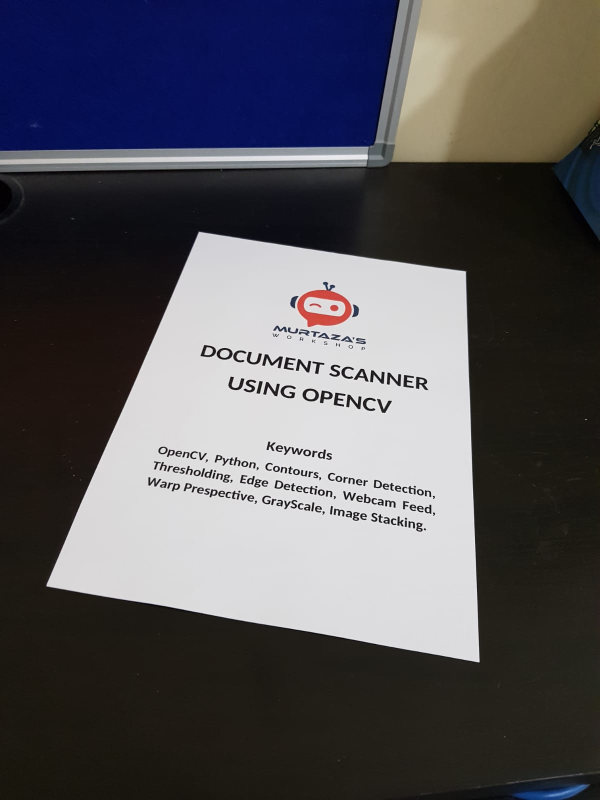
#> input picture Resources/1.jpg, 1200 x 1600 px, given in place of the camera (shown at 1/2 size)
$ python web_cam_color.py
#> lines starting #> are read from the running program, lines starting #| are printed output that depends on the picture; after the words box and inside, x2 and y2 are one past the last pixel; in counts of white or black regions, pixels touching at a corner belong together
import cv2
import numpy as np

cap = cv2.VideoCapture(0)
cap.set(10,100)

def empty(a):
    pass

def getContours(img):
    contours, hierarchy = cv2.findContours(img,cv2.RETR_TREE,cv2.CHAIN_APPROX_NONE)
    for cnt in contours:
        area = cv2.contourArea(cnt)
        if area>0:
            cv2.drawContours(imgContour,cnt,-1,(255,255,255),4)
            peri = cv2.arcLength(cnt,False)
            approx = cv2.approxPolyDP(cnt,0.1*peri,False)
            x, y, w, h = cv2.boundingRect(approx)
            cv2.rectangle(imgContour, (x, y), (x + w, y + h), (255, 0, 0), 2)

def stackImages(scale,imgArray):
    rows = len(imgArray)
    cols = len(imgArray[0])
    rowsAvailable = isinstance(imgArray[0], list)
    width = imgArray[0][0].shape[1]
    height = imgArray[0][0].shape[0]
    if rowsAvailable:
        for x in range ( 0, rows):
            for y in range(0, cols):
                if imgArray[x][y].shape[:2] == imgArray[0][0].shape [:2]:
                    imgArray[x][y] = cv2.resize(imgArray[x][y], (0, 0), None, scale, scale)
                else:
                    imgArray[x][y] = cv2.resize(imgArray[x][y], (imgArray[0][0].shape[1], imgArray[0][0].shape[0]), None, scale, scale)
                if len(imgArray[x][y].shape) == 2: imgArray[x][y]= cv2.cvtColor( imgArray[x][y], cv2.COLOR_GRAY2BGR)
        imageBlank = np.zeros((height, width, 3), np.uint8)
        hor = [imageBlank]*rows
        hor_con = [imageBlank]*rows
        for x in range(0, rows):
            hor[x] = np.hstack(imgArray[x])
        ver = np.vstack(hor)
    else:
        for x in range(0, rows):
            if imgArray[x].shape[:2] == imgArray[0].shape[:2]:
                imgArray[x] = cv2.resize(imgArray[x], (0, 0), None, scale, scale)
            else:
                imgArray[x] = cv2.resize(imgArray[x], (imgArray[0].shape[1], imgArray[0].shape[0]), None,scale, scale)
            if len(imgArray[x].shape) == 2: imgArray[x] = cv2.cvtColor(imgArray[x], cv2.COLOR_GRAY2BGR)
        hor= np.hstack(imgArray)
        ver = hor
    return ver

#Blue
B_h_min = 69
B_h_max = 129
B_s_min = 86
B_s_max = 255
B_v_min = 72
B_v_max = 255

#Green
G_h_min = 26
G_h_max = 86
G_s_min = 84
G_s_max = 255
G_v_min = 0
G_v_max = 255


cv2.namedWindow("TrackBar")
cv2.resizeWindow("TrackBar",640,240)
cv2.createTrackbar("MinVal","TrackBar",0,300,empty)
cv2.createTrackbar("MaxVal","TrackBar",300,300,empty)
cv2.createTrackbar("Edge","TrackBar",3,20,empty)
cv2.createTrackbar("Ape","TrackBar",3,20,empty)

while True:
    success,img = cap.read()
#> img is the input picture: shape (1600, 1200, 3); mean B, G, R 89.7, 85.2, 86.8
    imgHSV = cv2.cvtColor(img,cv2.COLOR_BGR2HSV)
#> imgHSV: shape (1600, 1200, 3); mean H, S, V 64.3, 77.4, 97.1
    imgContour = img.copy()

    MinVal = cv2.getTrackbarPos("MinVal", "TrackBar")
    MaxVal = cv2.getTrackbarPos("MaxVal", "TrackBar")
    edge = cv2.getTrackbarPos("Edge","TrackBar")
    ape = cv2.getTrackbarPos("Ape","TrackBar")

    Blue_lower = np.array([B_h_min,B_s_min,B_v_min])
    Blue_upper = np.array([B_h_max,B_s_max,B_v_max])
    Blue_mask = cv2.inRange(imgHSV,Blue_lower,Blue_upper)
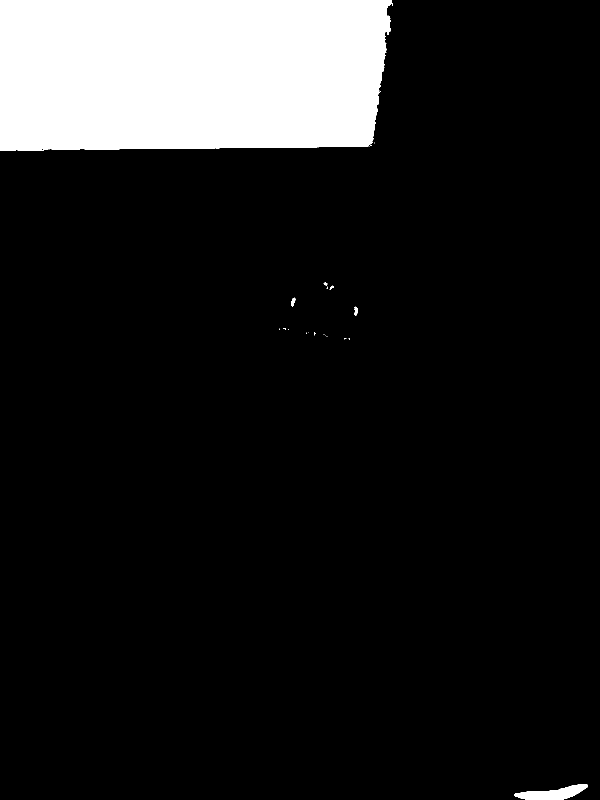
#> Blue_mask: shape (1600, 1200) (shown at 1/2 size); 12% white; 29 white regions (23 under 20 px), largest, box (x1, y1, x2, y2) and area: (0, 0, 786, 302) 226765, (1028, 1568, 1176, 1600) 2506, (708, 613, 716, 631) 93, (582, 595, 592, 613) 91, (659, 572, 668, 579) 31, (647, 565, 655, 572) 28

    Green_lower = np.array([G_h_min,G_s_min,G_v_min])
    Green_upper = np.array([G_h_max,G_s_max,G_v_max])
    Green_mask = cv2.inRange(imgHSV,Green_lower,Green_upper)
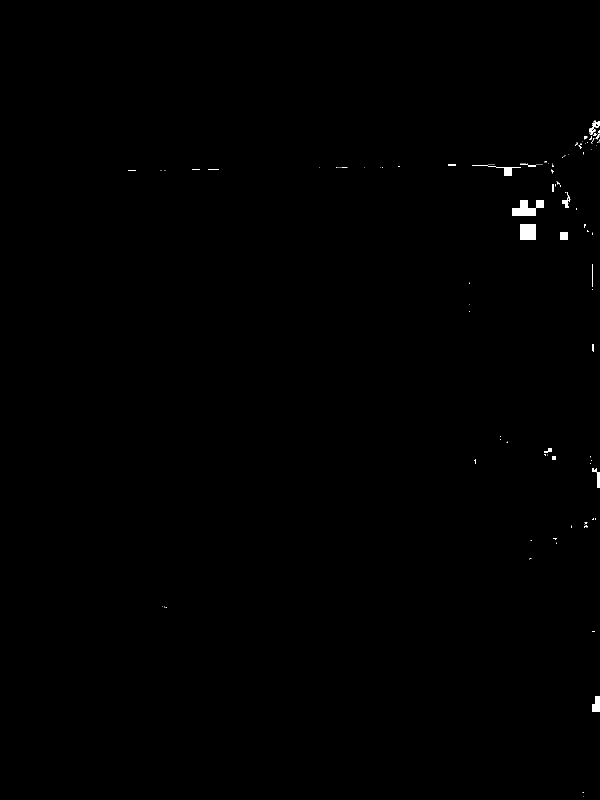
#> Green_mask: shape (1600, 1200) (shown at 1/2 size); 0.27% white; 124 white regions (101 under 20 px), largest, box (x1, y1, x2, y2) and area: (1024, 400, 1088, 432) 1280, (1040, 448, 1072, 480) 1024, (944, 330, 1039, 352) 438

    B_imgResults = cv2.bitwise_and(img,img, mask=Blue_mask)
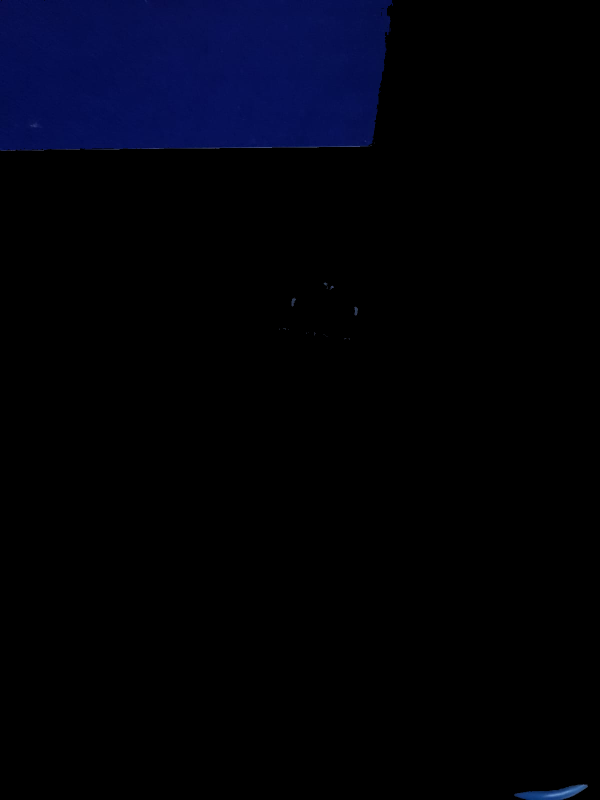
#> B_imgResults: shape (1600, 1200, 3) (shown at 1/2 size); mean B, G, R 10, 2, 0.8
    G_imgResults = cv2.bitwise_and(img,img, mask=Green_mask)

    imgBlur_B = cv2.GaussianBlur(B_imgResults,(5,5),3)
    imgCanny_B = cv2.Canny(imgBlur_B,50,50)
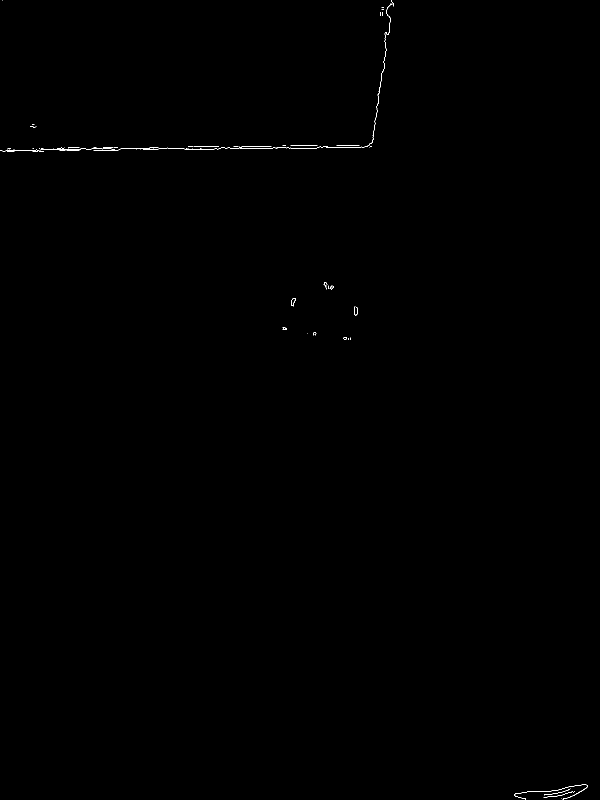
#> imgCanny_B: shape (1600, 1200) (shown at 1/2 size); 0.12% white in thin lines or dots

    imgBlur_G = cv2.GaussianBlur(G_imgResults,(7,7),3)
    G_filter = cv2.bilateralFilter(imgBlur_G, 7, 50, 50)
    imgCanny_G = cv2.Canny(G_filter,MinVal,MaxVal,ape)
#> imgCanny_G: shape (1600, 1200); every value is 0


    getContours(imgCanny_G)
#> in getContours, `contours, hierarchy = cv2.findContours(img,cv2.RETR_TREE,cv2.CHAIN_APP..`: contours = []

    imgStack = stackImages(0.6,([img,imgCanny_G],[imgBlur_G,imgContour]))
#> after the loop in stackImages, `for x in range(0, rows):`: hor = 2 items
#> in stackImages, `ver = np.vstack(hor)`:
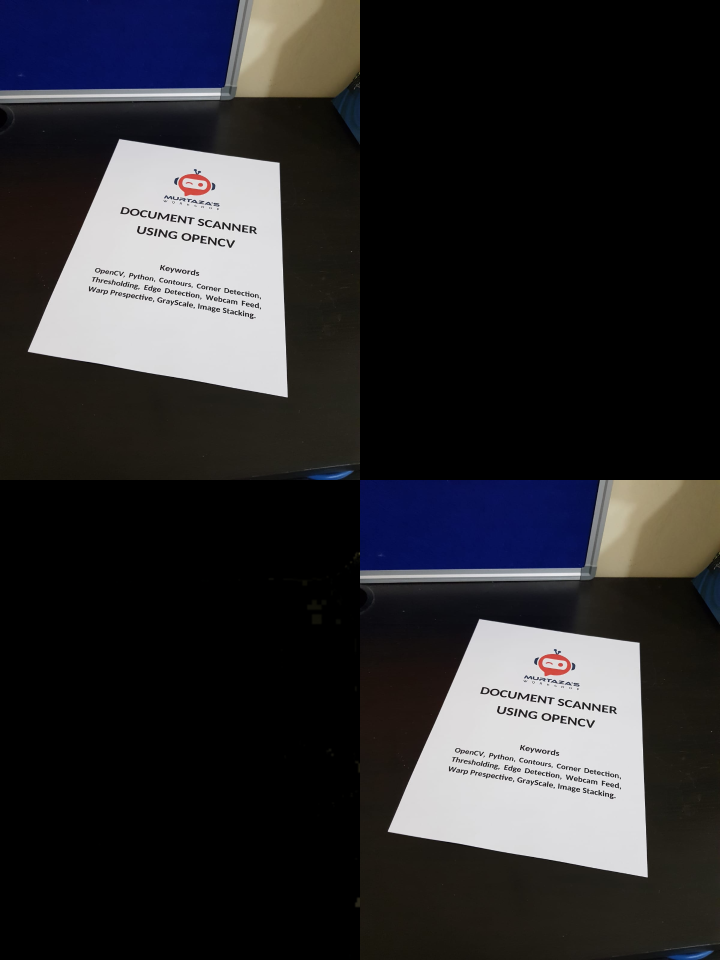
#> ver: shape (1920, 1440, 3) (shown at 1/2 size); mean of channels 0, 1, 2 44.8, 42.6, 43.4; drawn as B, G, R

    cv2.imshow("hsv", imgStack)
    if cv2.waitKey(1) & 0xFF == ord('q'):
#> (key q is pressed here)
        break
